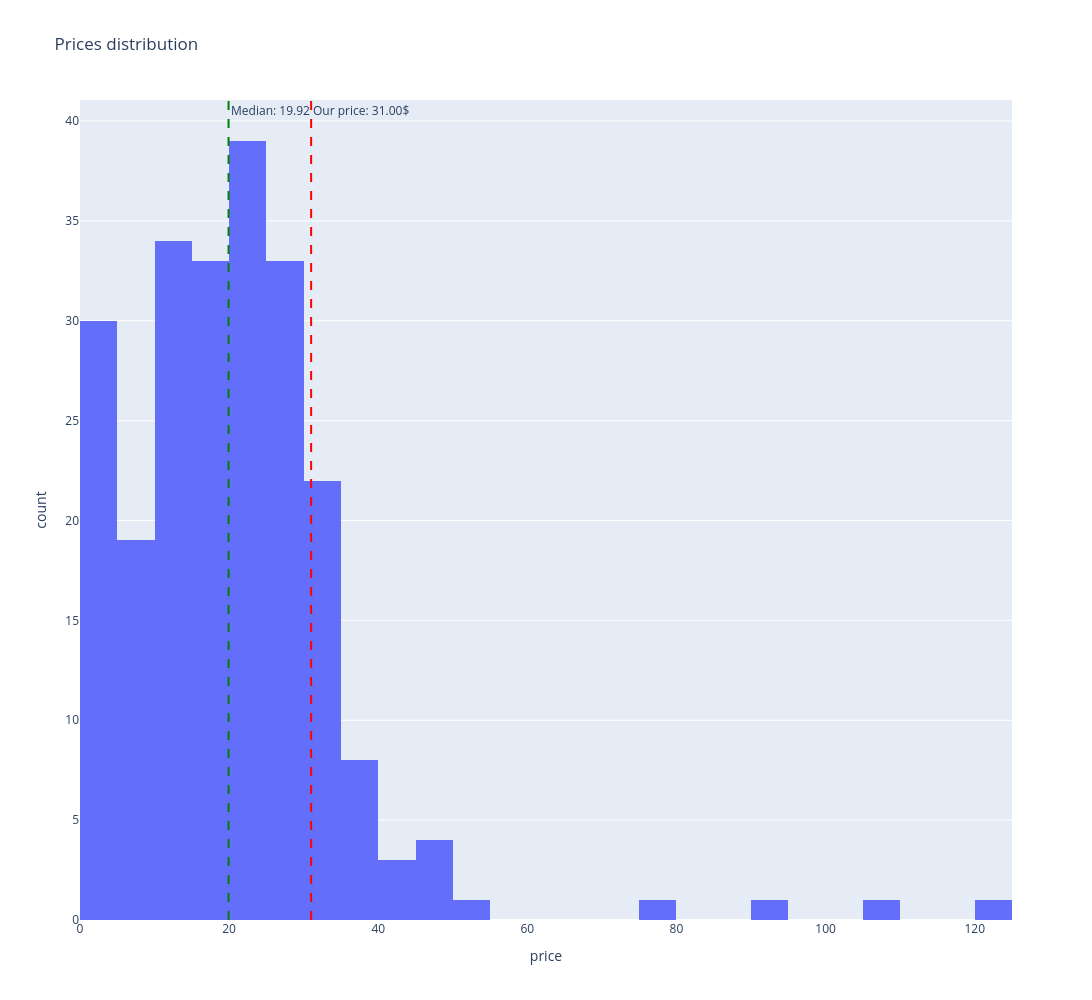

The notebook cell this image was saved under:
### Code cell
median_price = product_prices_df["price"].median()
fig = px.histogram(product_prices_df, x="price", width=2000, height=1000, title="Prices distribution")
fig.add_vline(
    x=median_price, 
    line_dash="dash", 
    line_color="green", 
    annotation_text=f"Median: {median_price:.2f}"
)
our_price = 31
fig.add_vline(
    x=our_price, 
    line_dash="dash", 
    line_color="red", 
    annotation_text=f"Our price: {our_price:.2f}$"
)
fig.show()

### Figure 1 — Plotly figure (JSON) as saved in the notebook; plotly's stock layout.template omitted (floating-point values rounded to 4 significant figures; data arrays with more than 128 entries replaced by an {"elided": "..."} marker saying what was removed)
{"data": [{"bingroup": "x", "hovertemplate": "price=%{x}<br>count=%{y}<extra></extra>", "legendgroup": "", "marker": {"color": "#636efa", "pattern": {"shape": ""}}, "name": "", "orientation": "v", "showlegend": false, "type": "histogram", "x": {"elided": "230 float values"}, "xaxis": "x", "yaxis": "y"}], "layout": {"annotations": [{"showarrow": false, "text": "Median: 19.92", "x": 19.92, "xanchor": "left", "xref": "x", "y": 1, "yanchor": "top", "yref": "y domain"}, {"showarrow": false, "text": "Our price: 31.00$", "x": 31, "xanchor": "left", "xref": "x", "y": 1, "yanchor": "top", "yref": "y domain"}], "barmode": "relative", "height": 1000, "legend": {"tracegroupgap": 0}, "shapes": [{"line": {"color": "green", "dash": "dash"}, "type": "line", "x0": 19.92, "x1": 19.92, "xref": "x", "y0": 0, "y1": 1, "yref": "y domain"}, {"line": {"color": "red", "dash": "dash"}, "type": "line", "x0": 31, "x1": 31, "xref": "x", "y0": 0, "y1": 1, "yref": "y domain"}], "title": {"text": "Prices distribution"}, "width": 2000, "xaxis": {"anchor": "y", "domain": [0, 1], "title": {"text": "price"}}, "yaxis": {"anchor": "x", "domain": [0, 1], "title": {"text": "count"}}}}
